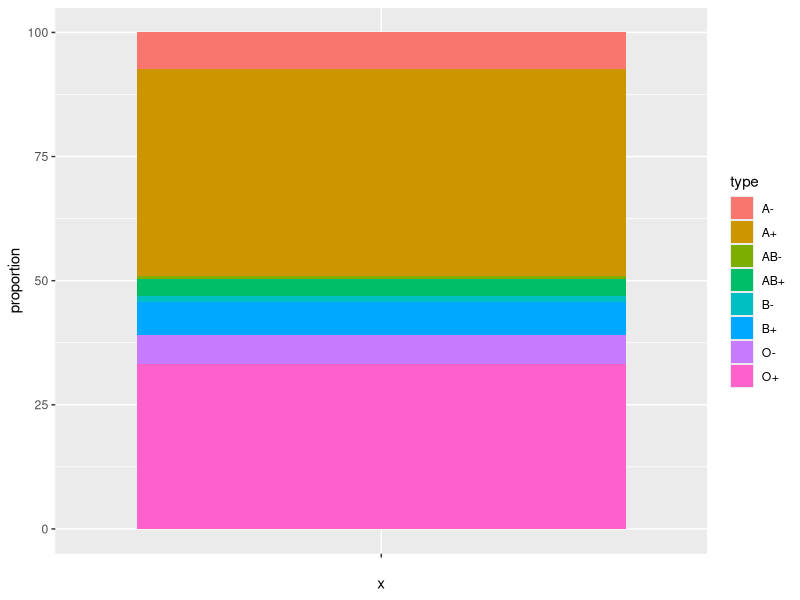
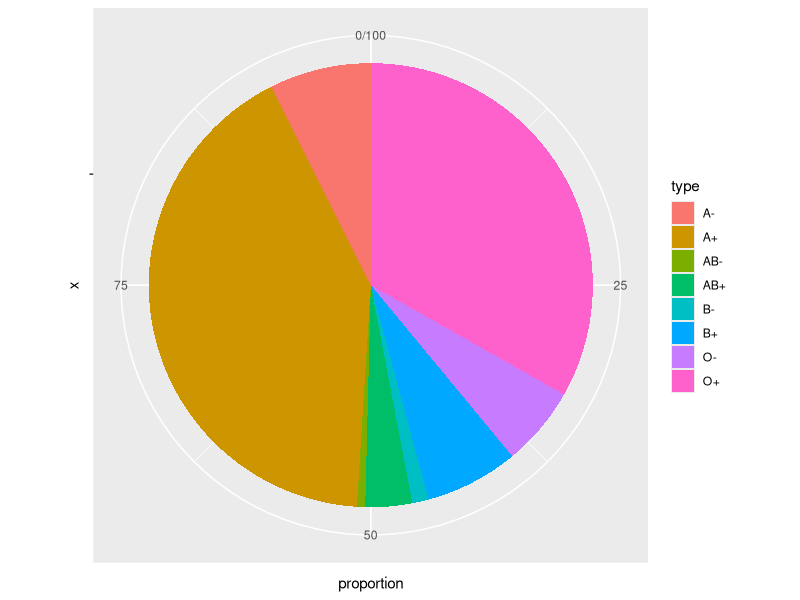
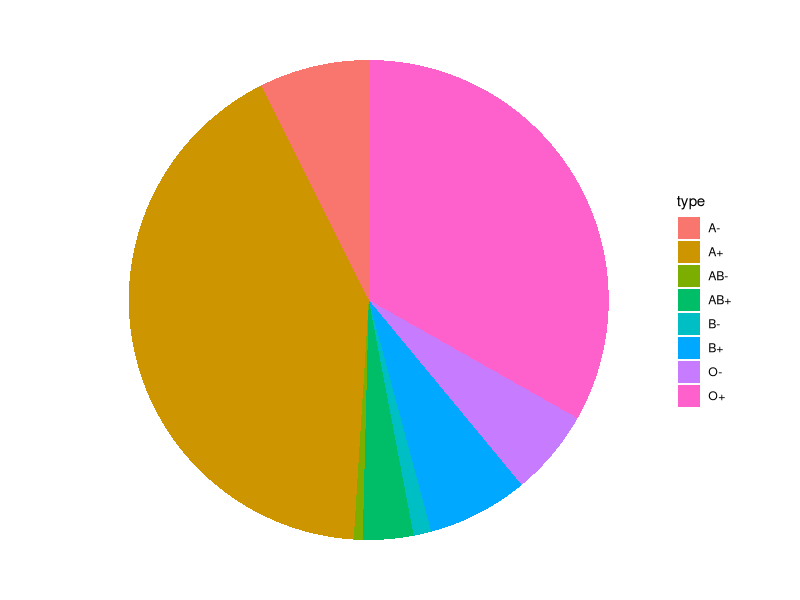
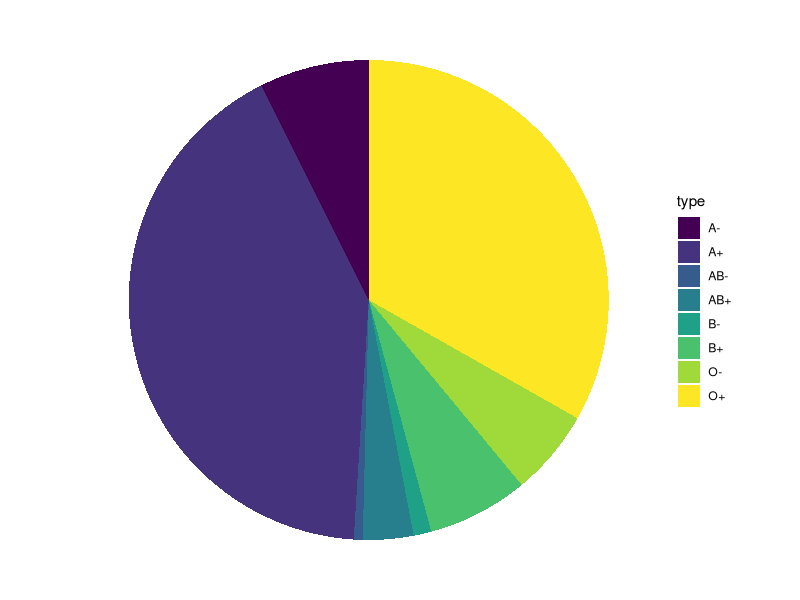

These charts were generated, in order, by the following R code:
## ---- chunk 1
knitr::opts_chunk$set(echo = TRUE, fig.align = "center")

# title: Creating a pie chart
# author: jonathan
# revised: 18/3/2020

WEB <- c("https://bioceed.uib.no/dropfolder/bioSTATS/Rmd/Visualizing/Simple/pie-chart.html")
GIT <- c("https://github.com/jonathansoule/biostats/blob/master/Visualizing/Simple/pie-chart.Rmd")
library(ggplot2)
## ---- chunk 2
# variable 1
type <- c("O+", "A+", "B+", "AB+", "O-", "A-", "B-", "AB-")
# variable 2
proportion <- c(33.2, 41.6, 6.8, 3.4, 5.8, 7.4, 1.2, 0.6)
# dataframe
df <- data.frame(type, proportion)
## ---- chunk 3
ggplot(df, aes(x = "", y = proportion, fill = type)) +
  geom_col()
## ---- chunk 4
ggplot(df, aes(x = "", y = proportion, fill = type)) +
  geom_col() +
  coord_polar("y")
## ---- chunk 5
ggplot(df, aes(x = "", y = proportion, fill = type)) +
  geom_col() +
  coord_polar("y") +
  theme_void()
## ---- chunk 6
ggplot(df, aes(x = "", y = proportion, fill = type)) +
  geom_col() +
  coord_polar("y") +
  theme_void() +
  scale_fill_viridis_d()
